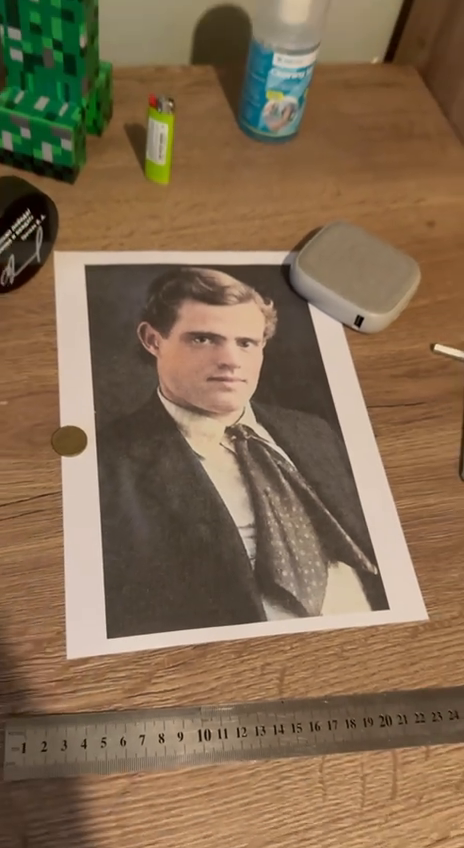
#> input picture frame 44 of labs/lab2/video_Jack_London/video_2.mp4, 464 x 848 px, given in place of video_jl.MOV, which was not available
$ python main.py
#> lines starting #> are read from the running program, lines starting #| are printed output that depends on the picture; after the words box and inside, x2 and y2 are one past the last pixel; in counts of white or black regions, pixels touching at a corner belong together; pictures that were not available may be replaced by others from this repository, and a replacement may not be noted
### labs/lab2/src/tracker.py
import cv2
import numpy as np

detector = cv2.SIFT_create(contrastThreshold=0.02)
matcher = cv2.BFMatcher(cv2.NORM_L2)

MIN_MATCHES = 12
MIN_INLIERS = 12
MIN_FLOW_INLIERS = 8
RATIO = 0.75
MIN_AREA_ABS = 1200
MAX_AREA_RATIO = 1.05
BOUNDS_MARGIN = 0.25
MIN_SIDE_RATIO = 0.1

TILT_SIDES = ("top", "bottom", "left", "right")
TILT_STRENGTHS = (0.3, 0.5)


def tilted_view(gray, side, strength):
    h, w = gray.shape
    src = np.float32([[0, 0], [w, 0], [w, h], [0, h]])
    dst = src.copy()
    margin_x = w * strength / 2
    margin_y = h * strength / 2
    if side == "top":
        dst[0][0] += margin_x
        dst[1][0] -= margin_x
    elif side == "bottom":
        dst[2][0] -= margin_x
        dst[3][0] += margin_x
    elif side == "left":
        dst[0][1] += margin_y
        dst[3][1] -= margin_y
    else:
        dst[1][1] += margin_y
        dst[2][1] -= margin_y

    H = cv2.getPerspectiveTransform(src, dst)
    warped = cv2.warpPerspective(gray, H, (w, h))
    return warped, np.linalg.inv(H)


def build_reference(frame):
    gray = cv2.cvtColor(frame, cv2.COLOR_BGR2GRAY)
    h, w = gray.shape
    corners = np.float32([[0, 0], [w - 1, 0], [w - 1, h - 1], [0, h - 1]]).reshape(-1, 1, 2)

    all_pts = []
    all_des = []

    kp, des = detector.detectAndCompute(gray, None)
    all_pts.append(np.float32([p.pt for p in kp]))
    all_des.append(des)

    # синтетические ракурсы эталона (ASIFT-подобный приём) для устойчивости к углу съёмки
    for side in TILT_SIDES:
        for strength in TILT_STRENGTHS:
            warped, H_inv = tilted_view(gray, side, strength)
            kp_w, des_w = detector.detectAndCompute(warped, None)
            if des_w is None or len(kp_w) == 0:
                continue
            pts_w = np.float32([p.pt for p in kp_w]).reshape(-1, 1, 2)
            pts_back = cv2.perspectiveTransform(pts_w, H_inv).reshape(-1, 2)
            all_pts.append(pts_back)
            all_des.append(des_w)

    ref_pts = np.vstack(all_pts)
    ref_des = np.vstack(all_des)
    return ref_pts, ref_des, corners


def box_is_valid(box, w, h):
    pts = box.reshape(-1, 2)
    if not cv2.isContourConvex(np.int32(box)):
        return False

    x_min, y_min = pts.min(axis=0)
    x_max, y_max = pts.max(axis=0)
    if x_min < -BOUNDS_MARGIN * w or x_max > (1 + BOUNDS_MARGIN) * w:
        return False
    if y_min < -BOUNDS_MARGIN * h or y_max > (1 + BOUNDS_MARGIN) * h:
        return False

    area = cv2.contourArea(pts.astype(np.float32))
    if area < MIN_AREA_ABS or area > MAX_AREA_RATIO * w * h:
        return False

    # отсекаем вырожденные "иголки" - оптический поток иногда сносит точки
    # в сторону, и гомография по ним растягивает рамку в тонкий клин
    rect_w, rect_h = cv2.minAreaRect(pts.astype(np.float32))[1]
    if min(rect_w, rect_h) < MIN_SIDE_RATIO * max(rect_w, rect_h):
        return False

    return True


def match_reference(ref_pts, ref_des, ref_corners, gray, w, h):
    kp, des = detector.detectAndCompute(gray, None)
    if des is None or len(kp) < 2:
        return None, 0

    pairs = matcher.knnMatch(ref_des, des, k=2)
    good = [p[0] for p in pairs if len(p) == 2 and p[0].distance < RATIO * p[1].distance]
    if len(good) < MIN_MATCHES:
        return None, len(good)

    src = ref_pts[[m.queryIdx for m in good]].reshape(-1, 1, 2)
    dst = np.float32([kp[m.trainIdx].pt for m in good]).reshape(-1, 1, 2)
    H, mask = cv2.findHomography(src, dst, cv2.RANSAC, 4.0)
    if H is None or mask.sum() < MIN_INLIERS:
        return None, len(good)

    inliers = mask.ravel() == 1
    box = cv2.perspectiveTransform(ref_corners, H)
    if not box_is_valid(box, w, h):
        return None, len(good)

    return (box, src[inliers], dst[inliers]), len(good)


# [25 lines left out: function track_flow, not called in this run]


def find_object(ref_pts, ref_des, ref_corners, frame, state):
    # state - словарь prev_gray/ref_pts/cur_pts с прошлого кадра, main.py ведёт его по циклу
    h, w = frame.shape[:2]
    gray = cv2.cvtColor(frame, cv2.COLOR_BGR2GRAY)

    result, n_good = match_reference(ref_pts, ref_des, ref_corners, gray, w, h)
    mode = "homography"

    if result is None and state["prev_gray"] is not None:
        result = track_flow(ref_corners, state["prev_gray"], gray, state["ref_pts"], state["cur_pts"], w, h)
        mode = "flow"

    state["prev_gray"] = gray

    if result is None:
        state["ref_pts"] = None
        state["cur_pts"] = None
        return None, n_good, None, None

    box, new_ref_pts, new_cur_pts = result
    state["ref_pts"] = new_ref_pts
    state["cur_pts"] = new_cur_pts
    return box, n_good, new_cur_pts, mode

### labs/lab2/src/main.py
import os
import cv2
import numpy as np

from tracker import build_reference, find_object

BASE = os.path.dirname(os.path.abspath(__file__))
OUT_DIR = os.path.join(BASE, "..", "results", "videos")


def process_video(path, out_path, label):
    cap = cv2.VideoCapture(path)
    ok, first = cap.read()
    if not ok:
        print("не удалось открыть видео:", path)
        return [], []

    ref_kp, ref_des, ref_corners = build_reference(first)

    fps = cap.get(cv2.CAP_PROP_FPS) or 30
    w = int(cap.get(cv2.CAP_PROP_FRAME_WIDTH))
    h = int(cap.get(cv2.CAP_PROP_FRAME_HEIGHT))
    writer = cv2.VideoWriter(out_path, cv2.VideoWriter_fourcc(*"mp4v"), fps, (w, h))
    writer.write(first)

    matches_count = []
    modes = []
    state = {"prev_gray": None, "ref_pts": None, "cur_pts": None}

    while True:
        ok, frame = cap.read()
        if not ok:
            break

        box, n_good, pts, mode = find_object(ref_kp, ref_des, ref_corners, frame, state)
        matches_count.append(n_good)
        modes.append(mode)

        if mode is not None:
            for x, y in pts.reshape(-1, 2):
                cv2.circle(frame, (int(x), int(y)), 1, (0, 255, 255), -1)
            cv2.polylines(frame, [np.int32(box)], True, (0, 255, 0), 3)
            corner = tuple(np.int32(box[0, 0]))
            cv2.putText(frame, label, corner, cv2.FONT_HERSHEY_SIMPLEX, 0.8, (0, 255, 0), 2)
        else:
            cv2.putText(frame, "object lost", (20, 40), cv2.FONT_HERSHEY_SIMPLEX, 0.8, (0, 0, 255), 2)

        writer.write(frame)

    cap.release()
    writer.release()
    return matches_count, modes


VIDEOS = [
    ("video_Jack_London", "video_jl.MOV", "Jack London"),
    ("test_videos", "mona-lisa.avi", "Mona Lisa"),
    ("test_videos", "mona-lisa-blur.avi", "Mona Lisa"),
    ("test_videos", "mona-lisa-blur-extra-credit.avi", "Mona Lisa"),
]


def main():
    for folder, name, label in VIDEOS:
        video_in = os.path.join(BASE, "..", folder, name)
        out_name = os.path.splitext(name)[0] + "_tracked.mp4"
        video_out = os.path.join(OUT_DIR, out_name)

        matches, modes = process_video(video_in, video_out, label)
#> in process_video, first is the input picture: shape (848, 464, 3); mean B, G, R 80, 106.4, 130.1
#> in build_reference, `kp, des = detector.detectAndCompute(gray, None)`: kp = 2525 keypoints; strongest (x, y, size): (13, 237, 2.3), (359, 320, 6.2), (38, 222, 2.5), (43, 217, 2.5)
#> the loop in build_reference, `for side in TILT_SIDES:` made 4 passes
#> pass 1, in tilted_view, `warped = cv2.warpPerspective(gray, H, (w, h))`:
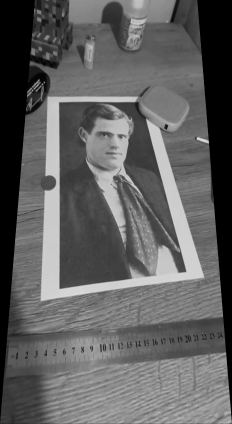
#> warped: shape (848, 464) (shown at 1/2 size); min 0, max 225, mean 96.2
#> pass 1, in tilted_view (call 2), `warped = cv2.warpPerspective(gray, H, (w, h))`:
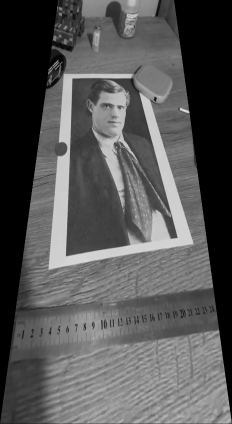
#> warped: shape (848, 464) (shown at 1/2 size); min 0, max 222, mean 86.5
#> after the loop in build_reference, `for side in TILT_SIDES:`:
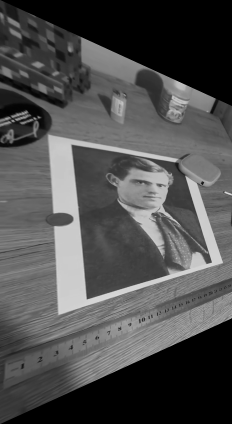
#> warped: shape (848, 464) (shown at 1/2 size); min 0, max 224, mean 79.1
#> after the loop in build_reference, `for side in TILT_SIDES:`: all_des = 9 items; all_pts = 9 point arrays, longest 3037 points
#> in build_reference, `ref_pts = np.vstack(all_pts)`: ref_pts = 17582 pairs, first value -23.55 to 468.3, second value -77.04 to 846.4
#> in process_video, `ref_kp, ref_des, ref_corners = build_reference(first)`: ref_kp has the same summary as ref_pts in build_reference; ref_corners = [[0, 0], [463, 0], [463, 847], [0, 847]]
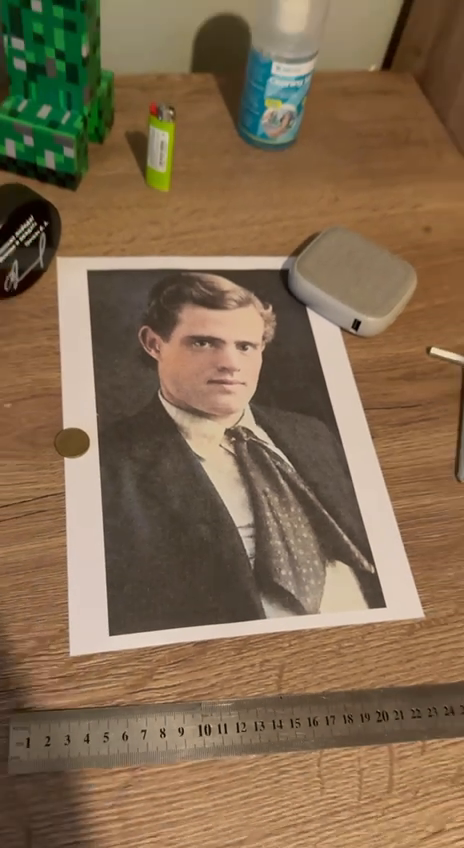
#> input picture frame 45 of labs/lab2/video_Jack_London/video_2.mp4, 464 x 848 px, given in place of video_jl.MOV, which was not available
#> in process_video, frame is the input picture: shape (848, 464, 3); mean B, G, R 79.1, 106.1, 129.6
#> in find_object, `gray = cv2.cvtColor(frame, cv2.COLOR_BGR2GRAY)`:
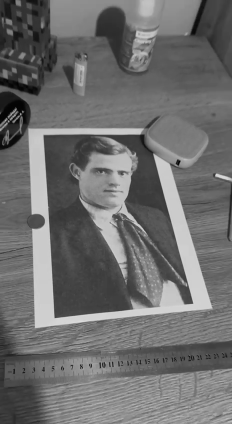
#> gray: shape (848, 464) (shown at 1/2 size); min 0, max 225, mean 110.1
#> in match_reference, `kp, des = detector.detectAndCompute(gray, None)`: kp = 2658 keypoints; strongest (x, y, size): (17, 243, 2.2), (41, 228, 2.4), (356, 324, 5.9), (46, 223, 2.4)
#> in match_reference, `pairs = matcher.knnMatch(ref_des, des, k=2)`: pairs = 17582 matches
#> in match_reference, `good = [p[0] for p in pairs if len(p) == 2 and p[0].distance < RATIO *..`: good = 6985 matches
#> in match_reference, `H, mask = cv2.findHomography(src, dst, cv2.RANSAC, 4.0)`: H = [[0.982, 0.00177, 3.31], [-0.00333, 0.983, 10.28], [-5.58e-06, 6e-06, 1]]; mask = 6985 values, max 1 at index 0, min 0 at index 15, mean 0.962
#> in match_reference, `box = cv2.perspectiveTransform(ref_corners, H)`: box = [[3.31, 10.28], [459.1, 8.76], [458.2, 839.6], [4.78, 839]]
#> in box_is_valid, `pts = box.reshape(-1, 2)`: pts has the same summary as box in match_reference
#> in box_is_valid, `x_min, y_min = pts.min(axis=0)`: x_min = 3.31; y_min = 8.76
#> in box_is_valid, `x_max, y_max = pts.max(axis=0)`: x_max = 459.1; y_max = 839.6
#> in box_is_valid, `area = cv2.contourArea(pts.astype(np.float32))`: area = 377208.7
#> in box_is_valid, `rect_w, rect_h = cv2.minAreaRect(pts.astype(np.float32))[1]`: rect_w = 830.8; rect_h = 455.8
#> in find_object, `result, n_good = match_reference(ref_pts, ref_des, ref_corners, gray, ..`: n_good = 6985
#> in process_video, `box, n_good, pts, mode = find_object(ref_kp, ref_des, ref_corners, fra..`: mode = 'homography'
#> the loop in process_video, `for x, y in pts.reshape(-1, 2):` made 6723 passes
#> (x, y) on passes 1 to 3: (7.29, 728.3), (7.31, 737), (7.94, 716.1)
#> after the loop in process_video, `for x, y in pts.reshape(-1, 2):`:
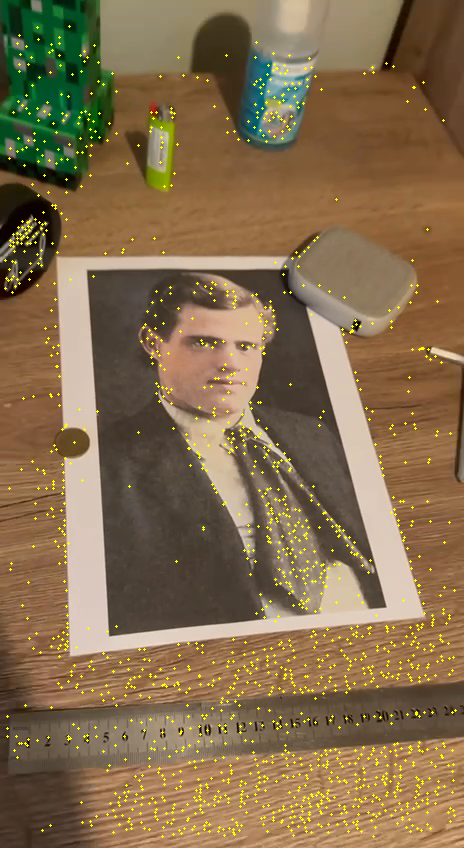
#> frame: shape (848, 464, 3); 2.15% of pixels changed, all inside (x1, y1, x2, y2) = (4, 25, 457, 838)
#> in process_video, `corner = tuple(np.int32(box[0, 0]))`: corner = (3, 10)
#> in process_video, `cv2.putText(frame, label, corner, cv2.FONT_HERSHEY_SIMPLEX, 0.8, (0, 2..`:
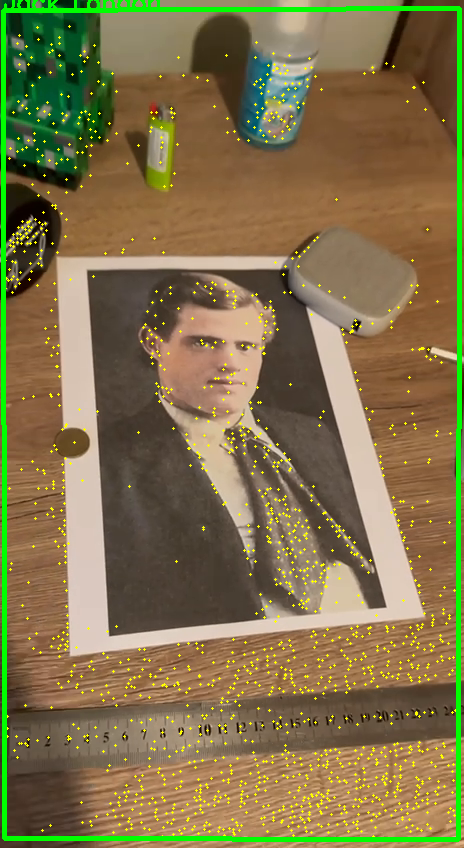
#> frame: shape (848, 464, 3); mean B, G, R 75.1, 114.5, 128.1

        total = len(modes)
        n_homography = modes.count("homography")
        n_flow = modes.count("flow")
        n_lost = modes.count(None)
        print(name)
        print(f"  кадров всего: {total}")
        print(f"  гомография: {n_homography} ({100 * n_homography / total:.1f}%)")
        print(f"  оптический поток: {n_flow} ({100 * n_flow / total:.1f}%)")
        print(f"  потерян: {n_lost} ({100 * n_lost / total:.1f}%)")
        print(f"  среднее число совпадений: {sum(matches) / total:.1f}")


if __name__ == "__main__":
    main()

$ run again, starting later in the video
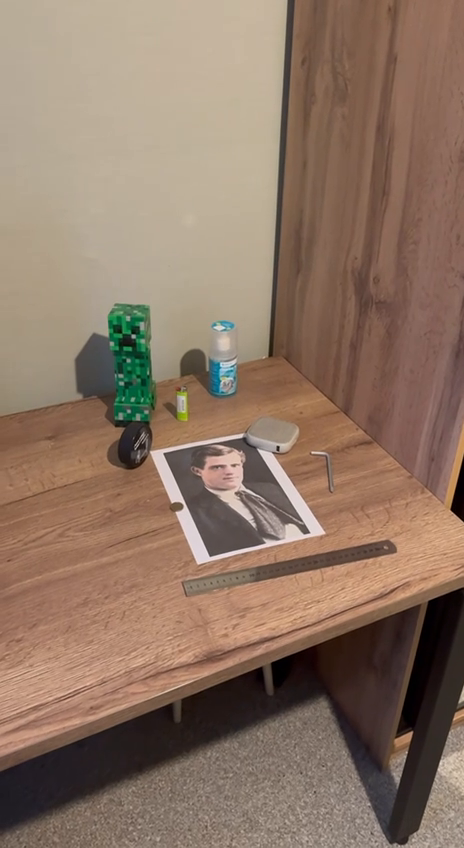
#> input picture frame 199 of labs/lab2/video_Jack_London/video_2.mp4, 464 x 848 px, given in place of video_jl.MOV, which was not available
#> in process_video, first is the input picture: shape (848, 464, 3); mean B, G, R 100.7, 117.8, 141.6
#> in build_reference, `kp, des = detector.detectAndCompute(gray, None)`: kp = 1882 keypoints; strongest (x, y, size): (278, 448, 2.5), (304, 530, 5.7), (175, 494, 10.4), (240, 436, 3.3)
#> the loop in build_reference, `for side in TILT_SIDES:` made 4 passes
#> after the loop in build_reference, `for side in TILT_SIDES:`:
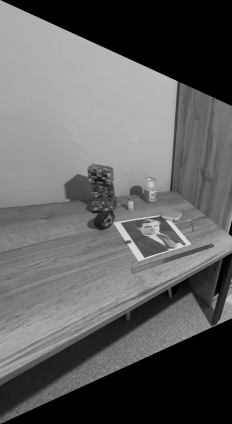
#> warped: shape (848, 464) (shown at 1/2 size); min 0, max 228, mean 97.6
#> after the loop in build_reference, `for side in TILT_SIDES:`: all_des = 9 items; all_pts = 9 point arrays, longest 2678 points
#> ref_pts = 14484 pairs, first value -4.9 to 468, second value 1.96 to 850.3
#> ref_kp has the same summary as ref_pts in build_reference; ref_corners = [[0, 0], [463, 0], [463, 847], [0, 847]]
#> in match_reference, `kp, des = detector.detectAndCompute(gray, None)`: kp = 1875 keypoints; strongest (x, y, size): (279, 448, 2.5), (135, 337, 2.9), (305, 531, 5.7), (235, 466, 2.6)
#> pairs = 14484 matches
#> good = 5497 matches
#> in match_reference, `H, mask = cv2.findHomography(src, dst, cv2.RANSAC, 4.0)`: H = [[1, -0.00161, 1.12], [0.000483, 1, -0.423], [-1.01e-06, 1.5e-06, 1]]; mask = 5497 values, max 1 at index 0, min 0 at index 8, mean 0.965
#> in match_reference, `box = cv2.perspectiveTransform(ref_corners, H)`: box = [[1.12, -0.423], [465.7, -0.199], [463.8, 848.5], [-0.244, 847.9]]
#> pts has the same summary as box in match_reference
#> x_min = -0.244; y_min = -0.423
#> x_max = 465.7; y_max = 848.5
#> area = 393988.6
#> rect_w = 848.8; rect_h = 464.6
#> in find_object, `result, n_good = match_reference(ref_pts, ref_des, ref_corners, gray, ..`: n_good = 5497
#> in process_video, `box, n_good, pts, mode = find_object(ref_kp, ref_des, ref_corners, fra..`: mode = 'homography'
#> the loop in process_video, `for x, y in pts.reshape(-1, 2):` made 5303 passes
#> (x, y) on passes 1 to 3: (2.91, 659.3), (2.89, 506.2), (4.93, 746.6)
#> in process_video, `cv2.polylines(frame, [np.int32(box)], True, (0, 255, 0), 3)`:
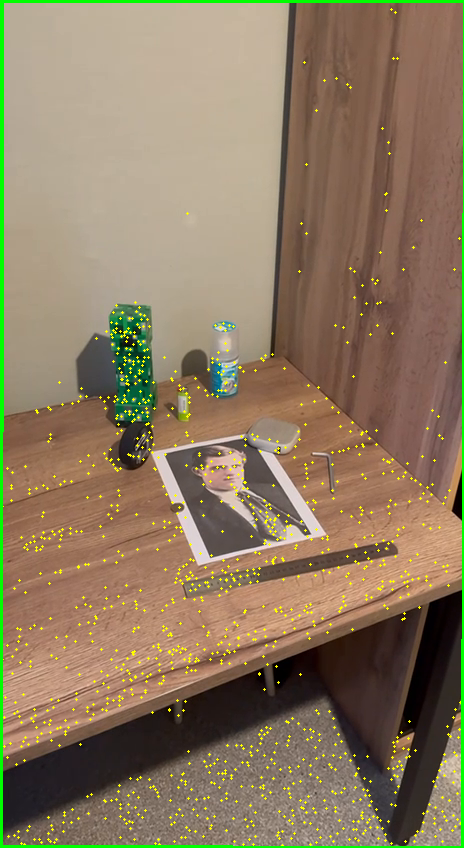
#> frame: shape (848, 464, 3); mean B, G, R 96.7, 122.5, 140.7
#> corner = (1, 0)

$ run again, starting later in the video
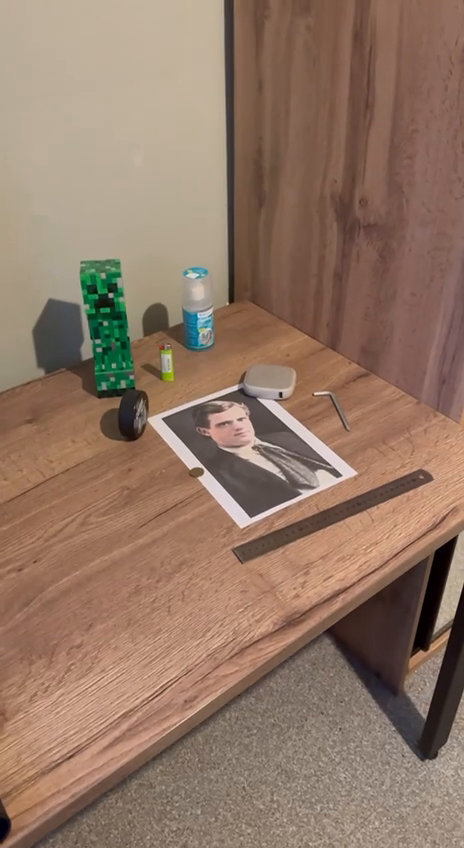
#> input picture frame 354 of labs/lab2/video_Jack_London/video_2.mp4, 464 x 848 px, given in place of video_jl.MOV, which was not available
#> in process_video, first is the input picture: shape (848, 464, 3); mean B, G, R 101.8, 119.2, 145.8
#> in build_reference, `kp, des = detector.detectAndCompute(gray, None)`: kp = 2707 keypoints; strongest (x, y, size): (446, 613, 13.1), (111, 295, 3.4), (337, 474, 5.2), (235, 388, 4.1)
#> the loop in build_reference, `for side in TILT_SIDES:` made 4 passes
#> after the loop in build_reference, `for side in TILT_SIDES:`:
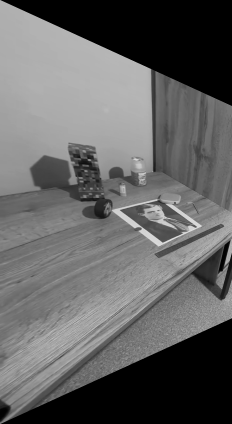
#> warped: shape (848, 464) (shown at 1/2 size); min 0, max 228, mean 98.8
#> after the loop in build_reference, `for side in TILT_SIDES:`: all_des = 9 items; all_pts = 9 point arrays, longest 3620 points
#> ref_pts = 20001 pairs, first value -3.31 to 468.1, second value 1.45 to 849.4
#> ref_kp has the same summary as ref_pts in build_reference; ref_corners = [[0, 0], [463, 0], [463, 847], [0, 847]]
#> in match_reference, `kp, des = detector.detectAndCompute(gray, None)`: kp = 2707 keypoints; strongest (x, y, size): (446, 611, 13.3), (109, 294, 3.4), (336, 473, 5.4), (190, 460, 10.2)
#> pairs = 20001 matches
#> good = 7778 matches
#> in match_reference, `H, mask = cv2.findHomography(src, dst, cv2.RANSAC, 4.0)`: H = [[1.01, 0.00508, -3.86], [0.000407, 1.02, -5.38], [9.69e-06, 1.03e-05, 1]]; mask = 7778 values, max 1 at index 0, min 0 at index 552, mean 0.972
#> in match_reference, `box = cv2.perspectiveTransform(ref_corners, H)`: box = [[-3.86, -5.38], [462.5, -5.17], [462.8, 845.1], [0.448, 848.7]]
#> pts has the same summary as box in match_reference
#> x_min = -3.86; y_min = -5.38
#> x_max = 462.8; y_max = 848.7
#> area = 395721.4
#> rect_w = 466.4; rect_h = 854.1
#> in find_object, `result, n_good = match_reference(ref_pts, ref_des, ref_corners, gray, ..`: n_good = 7778
#> in process_video, `box, n_good, pts, mode = find_object(ref_kp, ref_des, ref_corners, fra..`: mode = 'homography'
#> the loop in process_video, `for x, y in pts.reshape(-1, 2):` made 7558 passes
#> (x, y) on passes 1 to 3: (3.12, 779), (4.39, 804), (3.4, 528.3)
#> in process_video, `cv2.polylines(frame, [np.int32(box)], True, (0, 255, 0), 3)`:
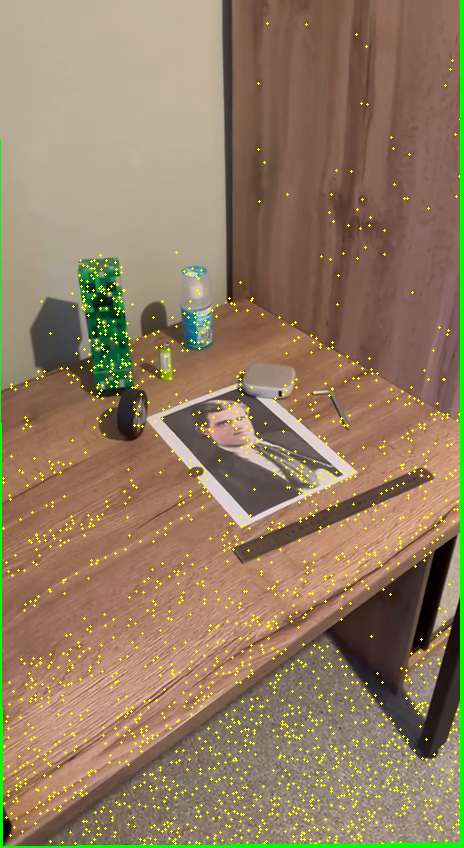
#> frame: shape (848, 464, 3); mean B, G, R 97.8, 124.9, 146.5
#> corner = (-3, -5)
